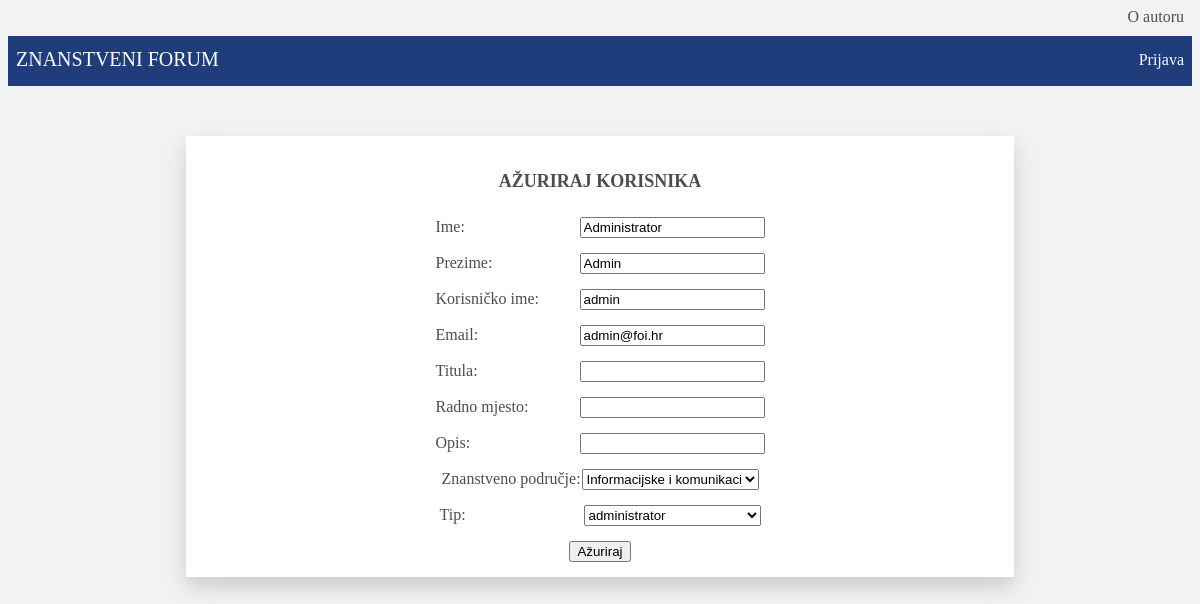
The page /azuriraj_korisnika.php?id=1 on the database its author committed.
### tables this page shows
CREATE TABLE IF NOT EXISTS `korisnik` (
  `korisnik_id` INT NOT NULL AUTO_INCREMENT,
  `tip_korisnika_id` INT NOT NULL,
  `znanstveno_podrucje_id` INT NULL,
  `korime` VARCHAR(50) NOT NULL,
  `ime` VARCHAR(50) NOT NULL,
  `prezime` VARCHAR(50) NOT NULL,
  `email` VARCHAR(50) NOT NULL,
  `lozinka` VARCHAR(50) NOT NULL,
  `slika` TEXT NULL,
  `titula` VARCHAR(20) NULL,
  `radno_mjesto` VARCHAR(50) NULL,
  `opis` TEXT NULL,
  PRIMARY KEY (`korisnik_id`),
  INDEX `tip_korisnika_id_idx` (`tip_korisnika_id` ASC),
  INDEX `podrucje_id_idx` (`znanstveno_podrucje_id` ASC),
  CONSTRAINT `tip_korisnika_id_fk`
    FOREIGN KEY (`tip_korisnika_id`)
    REFERENCES `tip_korisnika` (`tip_korisnika_id`)
    ON DELETE NO ACTION
    ON UPDATE NO ACTION,
  CONSTRAINT `znanstveno_podrucje_id_fk_3`
    FOREIGN KEY (`znanstveno_podrucje_id`)
    REFERENCES `znanstveno_podrucje` (`znanstveno_podrucje_id`)
    ON DELETE NO ACTION
    ON UPDATE NO ACTION);

CREATE TABLE IF NOT EXISTS `tip_korisnika` (
  `tip_korisnika_id` INT NOT NULL AUTO_INCREMENT,
  `naziv` VARCHAR(20) NOT NULL,
  PRIMARY KEY (`tip_korisnika_id`));

### baza_funkcije.php (called while the page is built, shortened)
<?php
function izvrsiUpit($veza, $upit){
	$rezultat = mysqli_query($veza,$upit);
	return $rezultat;
}
?>

### azuriraj_korisnika.php (the view, shortened to what this page needs)
<?php
    include_once("baza_funkcije.php");
    $veza = spojiSeNaBazu();
    $id_korisnika = $_GET["id"];
    $upit = "SELECT * FROM korisnik WHERE korisnik_id='{$id_korisnika}'";
    $rezultat = izvrsiUpit($veza, $upit);
    $rezultat_ispis = mysqli_fetch_assoc($rezultat);
    $upit = "SELECT * FROM tip_korisnika";
    $rezultat_tipovi = izvrsiUpit($veza, $upit);
    $upit = "SELECT * FROM znanstveno_podrucje";
    $rezultat_podrucja = izvrsiUpit($veza, $upit);
?>
<!DOCTYPE html>
<html>
    <head>
		<link href="stil.css" rel="stylesheet" type="text/css">
 	</head>
    <body>
        <?php
            include_once "navigacija.php";
        ?>
        <section id="azuriranje_korisnika">
            <h1>AŽURIRAJ KORISNIKA</h1>
            <form name="obrazac_azuriranje_korisnika" method="post"
            action="<?php echo $_SERVER["PHP_SELF"]."?id={$id_korisnika}"; ?> enctype="multipart/form-data">
                <label for="ime">Ime:</label>
                <input name="ime" type="text" value="<?php echo $rezultat_ispis['ime'];?>"/>
                <br>
                <label for="prezime">Prezime:</label>
                <input name="prezime" type="text" value="<?php echo $rezultat_ispis['prezime'];?>"/>
                <br>
                <label for="korime">Korisničko ime:</label>
                <input name="korime" type="text" value="<?php echo $rezultat_ispis['korime'];?>"/>
                <br>
                <label for="email">Email:</label>
                <input name="email" type="email" value="<?php echo $rezultat_ispis['email'];?>"/>
                <br>
                <label for="titula">Titula:</label>
                <input name="titula" type="text" value="<?php echo $rezultat_ispis['titula'];?>"/>
                <br>
                <label for="radno_mjesto">Radno mjesto:</label>
                <input name="radno_mjesto" type="text" value="<?php echo $rezultat_ispis['radno_mjesto'];?>"/>
                <br>
                <label for="opis">Opis:</label>
                <input name="opis" type="text" value="<?php echo $rezultat_ispis['opis'];?>"/>
                <br>
                <?php
                    if($rezultat_ispis['tip_korisnika_id'] != 2) {
                        echo '<label for="znan_pod">Znanstveno područje:</label>';
                        echo '<select name="znan_pod">';
                                while($red = mysqli_fetch_array($rezultat_podrucja)){
                                    echo "<option value='{$red['znanstveno_podrucje_id']}'";
                                    if($rezultat_ispis["znanstveno_podrucje_id"] == $red["znanstveno_podrucje_id"]){
                                        echo " selected='selected' ";
                                    }
                                    echo ">{$red['naziv']}</option>";
                                }
                        echo '</select>
                        <br>';
                    }
                ?>
                <label for="tip_id">Tip:</label>
                    <select name="tip_id">
                        <?php
                            while($red = mysqli_fetch_array($rezultat_tipovi)){
                                echo "<option value='{$red['tip_korisnika_id']}'";
                                if($rezultat_ispis["tip_korisnika_id"] == $red["tip_korisnika_id"]){
                                    echo " selected='selected' ";
                                }
                                echo ">{$red['naziv']}</option>";
                            }
                        ?>
                    </select>
                    <br>
                <input name="azuriraj" type="submit" value="Ažuriraj"/>
            </form>
        </section>
    </body>
</html>

### stil.css (style rules this page uses)
* { box-sizing: border-box; }
body { background-color: rgb(242, 242, 242); }
#obrazac_prijava, #dodaj_kom, #dodaj_podrucje, #dodaj_korisnika, #azuriranje_korisnika, #azuriranje_podataka, #promjena_podrucja, #azuriraj_podrucje { margin-top: 50px; margin-left: 30%; margin-right: 30%; background-color: white; height: 300px; text-align: center; box-shadow: 0 10px 20px rgb(204, 204, 204); }
#obrazac_prijava h1, #dodaj_kom h1, #dodaj_podrucje h1, #dodaj_korisnika h1, #azuriranje_korisnika h1, #azuriranje_podataka h1, #promjena_podrucja h1, #azuriraj_podrucje h1 { font-size: 18px; color: rgb(78, 77, 77); padding-top: 35px; }
#obrazac_prijava form, #dodaj_kom form, #dodaj_podrucje form, #dodaj_korisnika form, #azuriranje_korisnika form, #azuriranje_podataka form, #promjena_podrucja form, #azuriraj_podrucje form { padding-top: 10px; color: rgb(78, 77, 77); }
#obrazac_prijava form input, #dodaj_kom form select, #dodaj_kom form textarea, #dodaj_podrucje form input, #dodaj_podrucje form textarea, #dodaj_korisnika form input, #dodaj_korisnika form select, #azuriranje_korisnika form input, #azuriranje_korisnika form select, #azuriranje_podataka form input, #azuriranje_podataka form select, #promjena_podrucja form select, #promjena_podrucja form input, #azuriraj_podrucje form input { margin-bottom: 15px; }
#dodaj_kom, #dodaj_podrucje, #dodaj_korisnika, #azuriranje_korisnika, #azuriranje_podataka { height: 380px; margin-left: 15%; margin-right: 15%; }
#dodaj_korisnika form label, #azuriranje_korisnika form label, #azuriranje_podataka form label { display: inline-block; width: 105px; text-align: left; }
#azuriranje_korisnika form label, #azuriranje_podataka form label { width: 140px; }
#dodaj_korisnika form select, #azuriranje_korisnika form select, #azuriranje_podataka form select, #promjena_podrucja form select { width: 177px; height: 21px; }
#dodaj_korisnika, #azuriranje_korisnika, #azuriranje_podataka { height: 100%; }

### rows shown on the page
korisnik: ime "Administrator", prezime "Admin", korime "admin", email "admin@foi.hr", tip_id "administrator"

### other values the page prints
form field znan_pod "Informacijske i komunikacijske znanosti"
